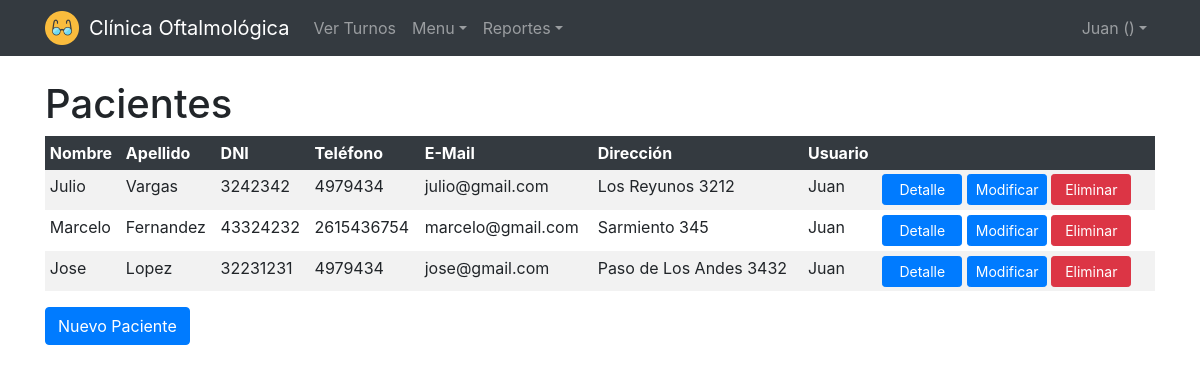
Page /clinica/pacientesindex (signed in) on the committed database.
### clinica/models.py (models this page shows, shortened)
class Paciente(models.Model):
    user = models.ForeignKey(
        settings.AUTH_USER_MODEL,
        on_delete=models.CASCADE,
    )
    nombre = models.CharField(max_length=64)
    apellido = models.CharField(max_length=64)
    dni = models.IntegerField()
    telefono = models.CharField(max_length=64)
    direccion = models.CharField(max_length=64)
    email = models.CharField(max_length=64)

### clinica/views.py (the view)
# urls.py: path("pacientesindex", views.pacientesindex, name="pacientesindex"),
def pacientesindex(request):
    if not request.user.is_authenticated:
        return HttpResponseRedirect(reverse("login"))
    pacientes = Paciente.objects.all()
    return render(request, "pacientes/index.html", {
        "pacientes" : pacientes
    })

### clinica/templates/pacientes/index.html (shortened to what this page needs)
{% extends "layout.html" %}
{% block body %}
    <div class="container">
        <h1>Pacientes</h1>
        <table class="table table-sm table-striped table-borderless" >
            <thead class="table-dark">
            <tr>
                <th>Nombre</th>
                <th>Apellido</th>
                <th>DNI</th>
                <th>Teléfono</th>
                <th>E-Mail</th>
                <th>Dirección</th>
                <th>Usuario</th>
                <th></th>
            </tr>
            </thead>
            <tbody>
                {% for paciente in pacientes %}
                    <tr>
                    <td>{{ paciente.nombre }}</td>
                    <td>{{ paciente.apellido }}</td>
                    <td>{{ paciente.dni }}</td>
                    <td>{{ paciente.telefono }}</td>
                    <td>{{ paciente.email }}</td>
                    <td>{{ paciente.direccion }}</td>
                    <td>{{ paciente.user.get_username }}</td>
                    <td style="width: 25%;">
                        <a href="{% url 'pacienteshow' paciente.id %}" class="btn btn-primary btn-sm botones-index">Detalle</a>
                        <a href="{% url 'pacientesupdate' paciente.id %}" class="btn btn-primary btn-sm botones-index">Modificar</a>
                        <a href="{% url 'pacientesdelete' paciente.id %}" class="btn btn-danger btn-sm botones-index">Eliminar</a>
                    </td>
                    </tr>
                {% endfor %}
            </tbody>
        </table>
        <a href="{% url 'pacientescargar' %}" class="btn btn-primary">Nuevo Paciente</a>
    </div>
{% endblock %}

### clinica/templates/layout.html (shortened to what this page needs)
<!DOCTYPE html>
<html lang="es">
    <head>
        {% load static %}
        <link rel="stylesheet" type="text/css" href="{% static 'stylesheets/clinica.css' %}">
        <link rel="stylesheet" href="https://stackpath.bootstrapcdn.com/bootstrap/4.5.0/css/bootstrap.min.css">
    </head>
    <body>
        <header style="margin-bottom: 5rem;">
            <nav class="navbar navbar-expand-xl navbar-dark fixed-top bg-dark">
                <div class="container">
                    <div>
                        <img style="width: 34px; height: 34px;" alt="Icono" src="{% static 'images/icon.png' %}"/>
                    </div>
                    <a class="navbar-brand" href="#" style="margin-left:10px">Clínica Oftalmológica</a>
                    <div class="collapse navbar-collapse" id="navbarCollapse">
                        <ul class="navbar-nav mr-auto">
                            {% if request.user.id %}
                                <li class="nav-item">
                                    <a href="{% url 'turnosindex' %}" class="nav-item nav-link">Ver Turnos</a>
                                </li>
                                {% if request.user.id %}
                                    <li class="nav-item dropdown">
                                        <a class="nav-link dropdown-toggle" data-toggle="dropdown" href="#" role="button" aria-haspopup="true" aria-expanded="false">Menu</a>
                                    </li>
                                {% endif %}
                                {% if request.user.id %}
                                    <li class="nav-item dropdown">
                                        <a class="nav-link dropdown-toggle" data-toggle="dropdown" href="#" role="button" aria-haspopup="true" aria-expanded="false">Reportes</a>
                                    </li>
                                {% endif %}
                            {% endif %}
                        </ul>
                        <div class="navbar-nav">
                            {% if request.user.id %}
                                <div class="nav-item dropdown">
                                    <a class="nav-link dropdown-toggle" data-toggle="dropdown" href="#" role="button" aria-haspopup="true" aria-expanded="false">{{ request.user.username }} ({{ request.session.tipousuario }})</a>
                                </div>
                            {% else %}
                                <a href="{% url 'login' %}" class="nav-item nav-link">Ingresar</a>
                            {% endif %}
                        </div>
                    </div>
                </div>
            </nav>
        </header>
        {% block body %}
        {% endblock %}
    </body>
</html>

### clinica/static/stylesheets/clinica.css (style rules this page uses)
.botones-index { width: 80px; }

### rows in the picture
Paciente: nombre "Julio", apellido "Vargas", dni "3242342", telefono "4979434", email "julio@gmail.com", direccion "Los Reyunos 3212", user.get_username "Juan"
Paciente: nombre "Marcelo", apellido "Fernandez", dni "43324232", telefono "2615436754", email "marcelo@gmail.com", direccion "Sarmiento 345", user.get_username "Juan"
Paciente: nombre "Jose", apellido "Lopez", dni "32231231", telefono "4979434", email "jose@gmail.com", direccion "Paso de Los Andes 3432", user.get_username "Juan"

### other values in the picture
{{ request.user.username }} "Juan"
